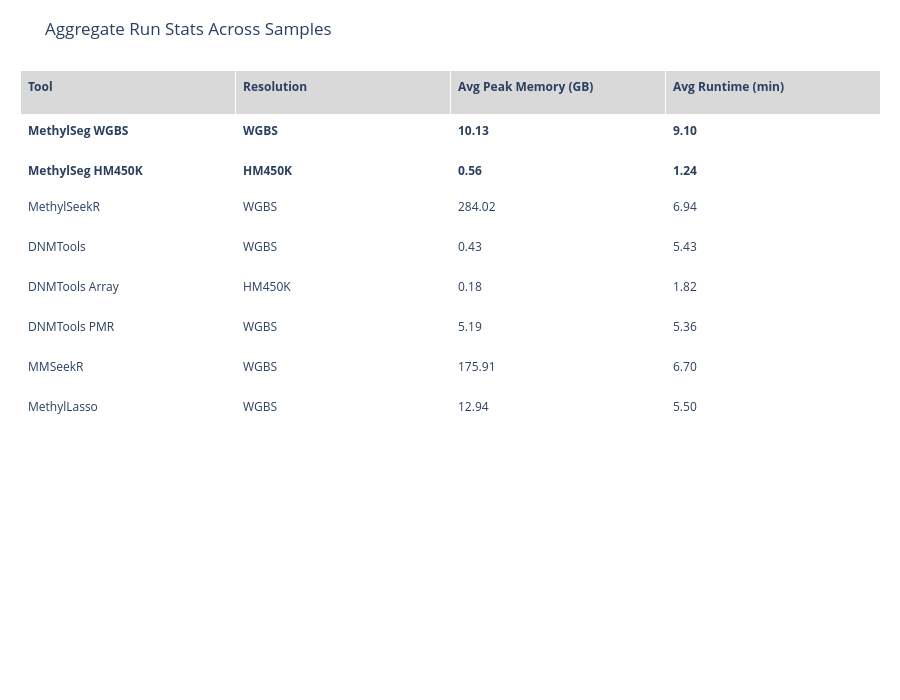

Write notebook code for a chart like this one.
### Code cell
run_stats_df = get_run_stats_df().copy()
run_stats_df["tool_normalized"] = run_stats_df["tool_name"].map(normalize_run_tool_name)
run_stats_df["mem_peak_gb"] = pd.to_numeric(run_stats_df["mem_peak_mb"], errors="coerce") / 1024.0
run_stats_df["runtime_min"] = pd.to_numeric(run_stats_df["runtime_sec"], errors="coerce") / 60.0
run_stats_df = apply_tool_order(run_stats_df)
run_stats_df = add_tool_labels(run_stats_df)

run_stats_summary_df = (
    run_stats_df.groupby("tool_normalized", observed=True)
    .agg(
        n_samples=("sample_id", "nunique"),
        avg_mem_peak_gb=("mem_peak_gb", "mean"),
        avg_runtime_min=("runtime_min", "mean"),
    )
    .reset_index()
)
run_stats_summary_df["Resolution"] = run_stats_summary_df["tool_normalized"].map(RESOLUTION_MAP)
run_stats_summary_df["Tool"] = run_stats_summary_df["tool_normalized"].map(TOOL_LABELS)
run_stats_summary_df = run_stats_summary_df[[
    "Tool",
    "Resolution",
    "avg_mem_peak_gb",
    "avg_runtime_min",
]].rename(columns={
    "avg_mem_peak_gb": "Avg Peak Memory (GB)",
    "avg_runtime_min": "Avg Runtime (min)",
})
run_stats_summary_df = run_stats_summary_df.round({
    "Avg Peak Memory (GB)": 2,
    "Avg Runtime (min)": 2,
})

run_stats_summary_fig = plot_summary_table(
    run_stats_summary_df,
    "Aggregate Run Stats Across Samples",
)
run_stats_summary_fig

### Figure 1 — Plotly figure (JSON) as saved in the notebook; plotly's stock layout.template omitted (floating-point values rounded to 4 significant figures)
{"data": [{"cells": {"align": "left", "fill": {"color": "white"}, "font": {"size": 12}, "height": 40, "values": [["<b>MethylSeg WGBS</b>", "<b>MethylSeg HM450K</b>", "MethylSeekR", "DNMTools", "DNMTools Array", "DNMTools PMR", "MMSeekR", "MethylLasso"], ["<b>WGBS</b>", "<b>HM450K</b>", "WGBS", "WGBS", "HM450K", "WGBS", "WGBS", "WGBS"], ["<b>10.13</b>", "<b>0.56</b>", "284.02", "0.43", "0.18", "5.19", "175.91", "12.94"], ["<b>9.10</b>", "<b>1.24</b>", "6.94", "5.43", "1.82", "5.36", "6.70", "5.50"]]}, "header": {"align": "left", "fill": {"color": "#d9d9d9"}, "font": {"size": 12}, "height": 44, "values": ["<b>Tool</b>", "<b>Resolution</b>", "<b>Avg Peak Memory (GB)</b>", "<b>Avg Runtime (min)</b>"]}, "type": "table"}], "layout": {"height": 700, "margin": {"b": 30, "l": 20, "r": 20, "t": 70}, "title": {"text": "Aggregate Run Stats Across Samples"}}}
